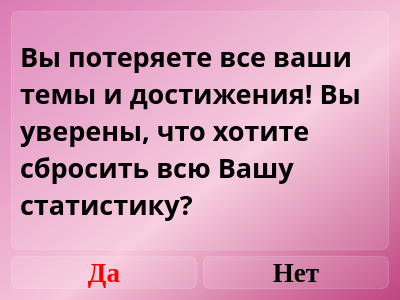
<?xml version="1.0" encoding="UTF-8"?>
<ui version="4.0">
 <class>Dialog_accept_restart_statistics</class>
 <widget class="QDialog" name="Dialog_accept_restart_statistics">
  <property name="geometry">
   <rect>
    <x>0</x>
    <y>0</y>
    <width>400</width>
    <height>300</height>
   </rect>
  </property>
  <property name="windowTitle">
   <string>Сброс статистики</string>
  </property>
  <property name="styleSheet">
   <string notr="true">background-color: qlineargradient(spread:pad, x1:1, y1:1, x2:0, y2:0, stop:0 rgba(190, 69, 128, 255), stop:0.427447 rgba(246, 199, 219, 235), stop:1 rgba(219, 123, 181, 255));
font-family: Liberation Serif;</string>
  </property>
  <layout class="QVBoxLayout" name="verticalLayout">
   <item>
    <widget class="QLabel" name="label_really_restart">
     <property name="styleSheet">
      <string notr="true">text-align: center;
font-weight: bold;
font-size: 20pt;
background-color: rgba(255, 255, 255, 30);
border: 1px solid rgba(255, 255, 255, 40);
border-radius: 7px;
font-family: Libration Serif;</string>
     </property>
     <property name="text">
      <string>Вы потеряете все ваши темы и достижения! Вы уверены, что хотите сбросить всю Вашу статистику?</string>
     </property>
     <property name="scaledContents">
      <bool>false</bool>
     </property>
     <property name="wordWrap">
      <bool>true</bool>
     </property>
    </widget>
   </item>
   <item>
    <layout class="QHBoxLayout" name="horizontalLayout">
     <item>
      <widget class="QPushButton" name="pushButton_yes">
       <property name="styleSheet">
        <string notr="true">QPushButton {
font-weight: bold;
font-size: 20pt;
text-align: center;
color: red;
background-color: rgba(255, 255, 255, 30);
border: 1px solid rgba(255, 255, 255, 40);
border-radius: 7px;
}

QPushButton:hover {
background-color: rgba(255, 255, 255, 40);
}
QPushButton:pressed {
background-color: rgba(255, 255, 255, 70);
}</string>
       </property>
       <property name="text">
        <string>Да</string>
       </property>
      </widget>
     </item>
     <item>
      <widget class="QPushButton" name="pushButton_no">
       <property name="styleSheet">
        <string notr="true">QPushButton {
font-weight: bold;
font-size: 20pt;
text-align: center;
background-color: rgba(255, 255, 255, 30);
border: 1px solid rgba(255, 255, 255, 40);
border-radius: 7px;
}

QPushButton:hover {
background-color: rgba(255, 255, 255, 40);
}
QPushButton:pressed {
background-color: rgba(255, 255, 255, 70);
}</string>
       </property>
       <property name="text">
        <string>Нет</string>
       </property>
      </widget>
     </item>
    </layout>
   </item>
  </layout>
 </widget>
 <resources/>
 <connections/>
</ui>
